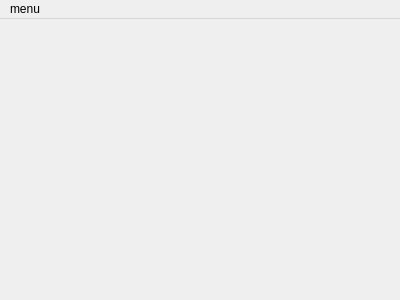
<?xml version="1.0" encoding="UTF-8"?>
<ui version="4.0">
 <class>MainScene</class>
 <widget class="QMainWindow" name="MainScene">
  <property name="geometry">
   <rect>
    <x>0</x>
    <y>0</y>
    <width>400</width>
    <height>300</height>
   </rect>
  </property>
  <property name="windowTitle">
   <string>MainScene</string>
  </property>
  <widget class="QWidget" name="centralwidget"/>
  <widget class="QMenuBar" name="menubar">
   <property name="geometry">
    <rect>
     <x>0</x>
     <y>0</y>
     <width>400</width>
     <height>22</height>
    </rect>
   </property>
   <widget class="QMenu" name="menumenu">
    <property name="title">
     <string>menu</string>
    </property>
    <addaction name="actionquit"/>
   </widget>
   <addaction name="menumenu"/>
  </widget>
  <action name="actionquit">
   <property name="text">
    <string>quit</string>
   </property>
  </action>
 </widget>
 <resources/>
 <connections/>
</ui>
